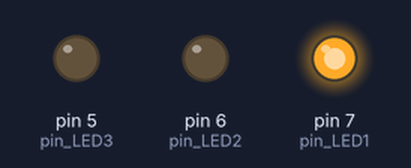
Bench run of a sketch on a simulated Arduino Uno, built with avr-gcc and run on an emulated ATmega328P. Shown: output pins drawn as LEDs (lit = HIGH).

Above: at 1.0 s.
At 2.5 s:
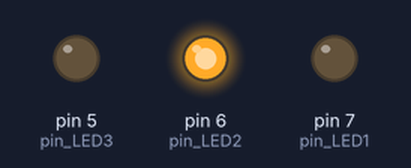
At 4.0 s:
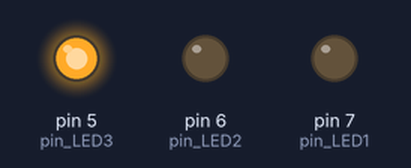
Timing chart, 0 to 6.5 s (numbered marks = the images above):
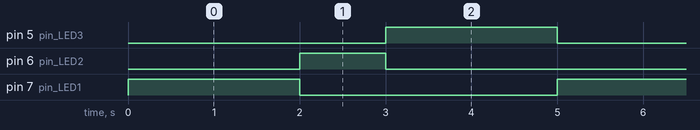

Measured:
- by itself, pin 5 (pin_LED3), pin 7 (pin_LED1): alternates HIGH for 2.0 s and LOW for 3.0 s
- by itself, pin 6 (pin_LED2): alternates HIGH for 1.0 s and LOW for 4.0 s
- by itself, everything shown: repeats every 5.0 s, in 4 steps

The sketch:

app.ino
```cpp
int pin_LED1 = 7;
int pin_LED2 = 6;
int pin_LED3 = 5;

void setup()
{
    pinMode(pin_LED1, OUTPUT);
    pinMode(pin_LED2, OUTPUT);
    pinMode(pin_LED3, OUTPUT);
}

void loop()
{
	digitalWrite(pin_LED1, HIGH);
    delay(2000);

    digitalWrite(pin_LED1, LOW);
    digitalWrite(pin_LED2, HIGH);
    delay(1000);

    digitalWrite(pin_LED2, LOW);
    digitalWrite(pin_LED3, HIGH);
    delay(2000);

    digitalWrite(pin_LED3, LOW);
}
```
